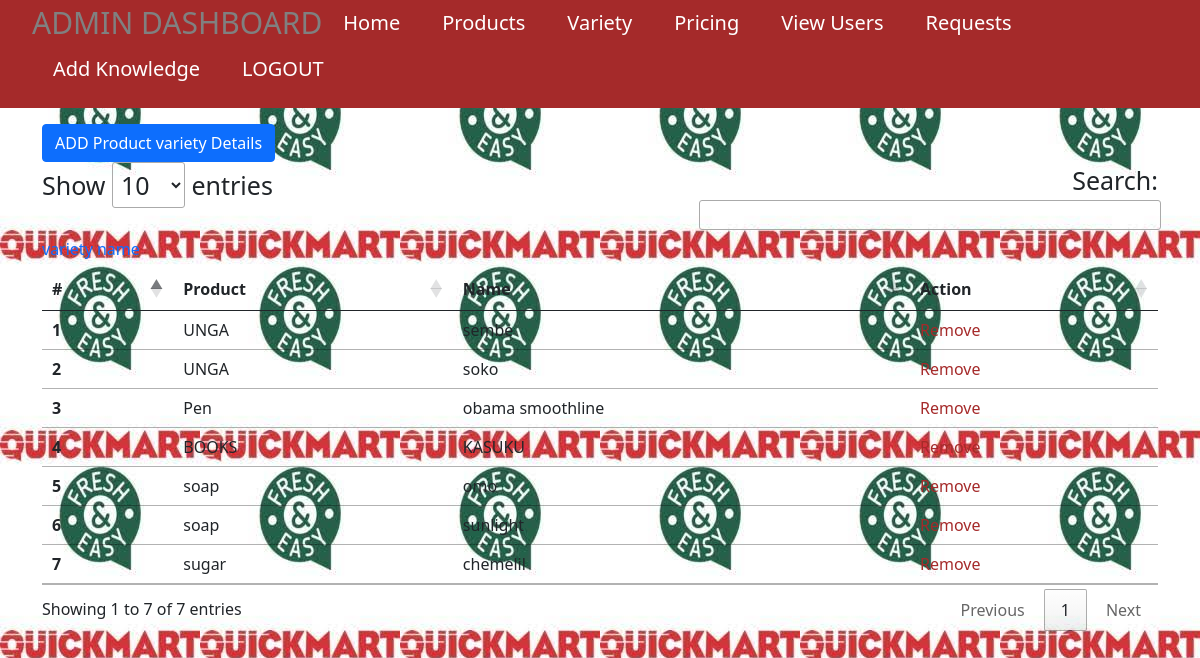
The app's page /admin/managevariety.php (signed in) with its own data.
### tables this page shows
CREATE TABLE `variety` (
  `id` int(50) NOT NULL,
  `productId` int(50) NOT NULL,
  `name` varchar(50) NOT NULL
);

CREATE TABLE `products` (
  `id` int(50) NOT NULL,
  `name` varchar(50) NOT NULL
);

### admin/components/variety.php (the view, shortened to what this page needs)
<?php
include "./../connection.php";
?>
<html>
<head>
  <link rel="stylesheet" type="text/css" href="css/variety.css"/>
</head>
<body>
<div>
    <button type="button" class="btn btn-primary" data-toggle="modal" data-target="#exampleModal">
        ADD Product variety Details
    </button>
</div>
<div class="col-12">
<table class="table caption-top mt-2" id ="varietyTable">
    <caption class="text-primary">variety name</caption>
    <thead>
    <tr>
        <th scope="col">#</th>
        <th scope="col">Product</th>
        <th scope="col">Name</th>
        <th scope="col">Action</th>
    </tr>
    </thead>
    <tbody>
    <?php
    $sql ="SELECT v.id as id, p.name as product,v.name as name
            FROM variety v
            join products p
            on v.productId = p.id";
    $res = mysqli_query($conn,$sql);
    $id=0;
    while($data=mysqli_fetch_assoc($res)){
        $id++;
    ?>
    <tr>
        <th scope="row"><?php echo $id; ?></th>
        <td><?php echo $data['product']; ?></td>
        <td><?php echo $data['name']; ?></td>
        <td><a href = "?del=<?php echo $data['id']; ?>">Remove</a></td>
    </tr>
    <?php } ?>
    </tbody>
</table>
</div>
</div>
</body>
</html>

### css/Dashboard.css (style rules this page uses)
body { margin:0px; background-image: url('Quickmart.jpg'); }

### admin/css/adminNavbar.css (style rules this page uses)
body { margin: 0px; background-color: #D7E5F0; }

### admin/css/variety.css (style rules this page uses)
body { margin: 0px; background-color: #D7E5F0; }
a { text-decoration: none; color:brown; }

### records on screen
variety: productId.name "UNGA", name "sembe"
variety: productId.name "UNGA", name "soko"
variety: productId.name "Pen", name "obama smoothline"
variety: productId.name "BOOKS", name "KASUKU"
variety: productId.name "soap", name "omo"
variety: productId.name "soap", name "sunlight"
variety: productId.name "sugar", name "chemelil"
